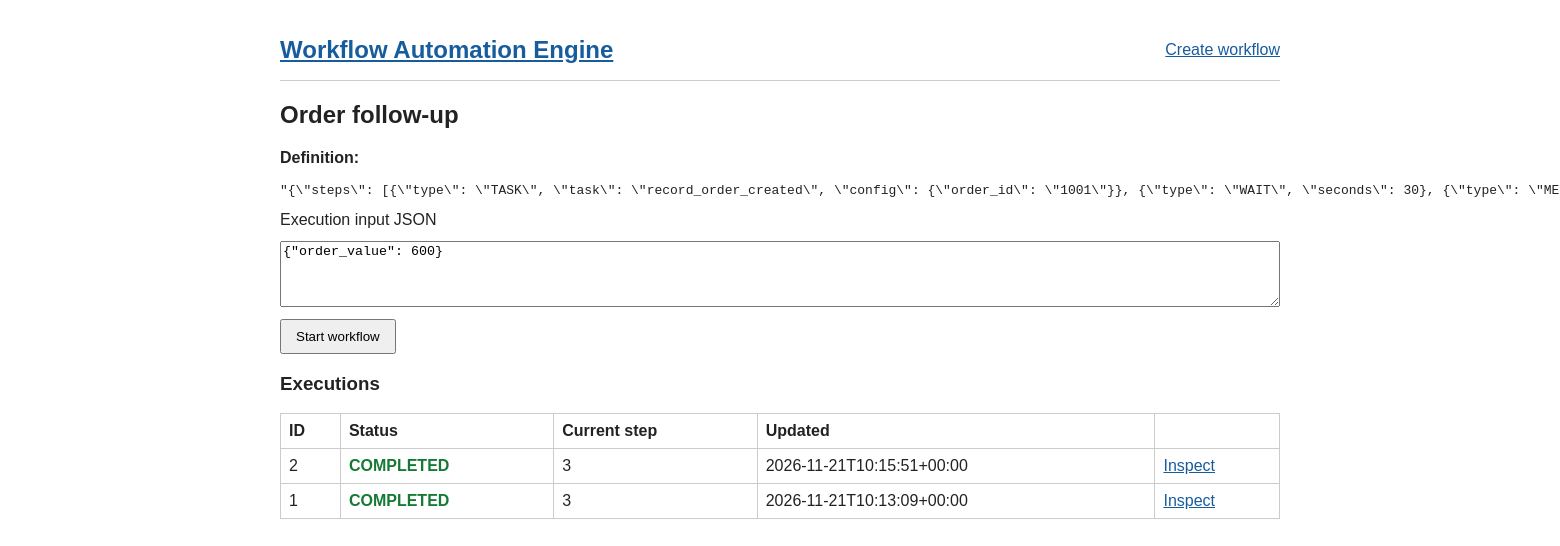
The page /workflows/1 on the database its author committed.
### tables this page shows
CREATE TABLE workflows (
    id INTEGER PRIMARY KEY AUTOINCREMENT,
    name TEXT NOT NULL,
    definition TEXT NOT NULL,
    created_at TEXT NOT NULL DEFAULT CURRENT_TIMESTAMP
);

CREATE TABLE workflow_executions (
    id INTEGER PRIMARY KEY AUTOINCREMENT,
    workflow_id INTEGER NOT NULL REFERENCES workflows(id) ON DELETE CASCADE,
    status TEXT NOT NULL DEFAULT 'PENDING',
    current_step_index INTEGER NOT NULL DEFAULT 0,
    input_data TEXT NOT NULL DEFAULT '{}',
    error_message TEXT,
    created_at TEXT NOT NULL DEFAULT CURRENT_TIMESTAMP,
    started_at TEXT,
    completed_at TEXT,
    updated_at TEXT NOT NULL DEFAULT CURRENT_TIMESTAMP,
    CHECK (status IN ('PENDING', 'RUNNING', 'COMPLETED', 'FAILED'))
);

### app/routes.py (the view)
    @app.route("/workflows/<int:workflow_id>")
    def workflow_detail(workflow_id):
        db = get_db()
        cursor = db.execute(
            "SELECT * FROM workflows WHERE id = ?",
            (workflow_id,),
        )
        workflow = row_as_dict(cursor.fetchone())
        if workflow is None:
            return "Workflow not found", 404
        cursor = db.execute(
            """
            SELECT * FROM workflow_executions
            WHERE workflow_id = ?
            ORDER BY created_at DESC
            """,
            (workflow_id,),
        )
        executions = rows_as_dicts(cursor.fetchall())
        return render_template(
            "workflow_detail.html",
            workflow=workflow,
            executions=executions,
        )

### app/db.py (called while the page is built)
def get_db():
    if "db" not in g:
        g.db = sqlite3.connect(
            current_app.config["DATABASE_PATH"],
            check_same_thread=False,
            timeout=30,
        )
        g.db.row_factory = sqlite3.Row
        g.db.execute("PRAGMA foreign_keys = ON")
        g.db.execute("PRAGMA busy_timeout = 30000")
    return g.db

### app/routes.py (called while the page is built)
def rows_as_dicts(rows):
    return [dict(row) for row in rows]

def row_as_dict(row):
    return dict(row) if row is not None else None

### app/templates/workflow_detail.html
{% extends "base.html" %}
{% block content %}
<h2>{{ workflow.name }}</h2>
<p><strong>Definition:</strong></p>
<pre>{{ workflow.definition | tojson(indent=2) }}</pre>
<form method="post" action="{{ url_for('start_workflow', workflow_id=workflow.id) }}">
    <label for="input_data">Execution input JSON</label>
    <textarea id="input_data" name="input_data" rows="4">{"order_value": 600}</textarea>
    <button type="submit">Start workflow</button>
</form>
<h3>Executions</h3>
{% if executions %}
<table>
    <thead><tr><th>ID</th><th>Status</th><th>Current step</th><th>Updated</th><th></th></tr></thead>
    <tbody>
    {% for execution in executions %}
    <tr>
        <td>{{ execution.id }}</td>
        <td class="status-{{ execution.status | lower }}">{{ execution.status }}</td>
        <td>{{ execution.current_step_index }}</td>
        <td>{{ execution.updated_at }}</td>
        <td><a href="{{ url_for('execution_detail', execution_id=execution.id) }}">Inspect</a></td>
    </tr>
    {% endfor %}
    </tbody>
</table>
{% else %}
<p>No executions started.</p>
{% endif %}
{% endblock %}

### app/static/style.css (style rules this page uses)
body { max-width: 1000px; margin: 0 auto; padding: 20px; font-family: Arial, sans-serif; color: #222; }
a { color: #175c9d; }
table { width: 100%; border-collapse: collapse; }
th, td { border: 1px solid #ccc; padding: 8px; text-align: left; }
label, textarea, input { display: block; width: 100%; box-sizing: border-box; margin-bottom: 12px; }
textarea { font-family: Consolas, monospace; }
button { padding: 8px 14px; cursor: pointer; }
.status-completed { color: #167a35; font-weight: bold; }

### rows shown on the page
workflows: name "Order follow-up", definition|tojson "\"{\\\"steps\\\": [{\\\"type\\\": \\\"TASK\\\", \\\"task\\\": \\\"record_order_created\\\", \\\"config\\\": {\\\"order_id\\\": \\\"1001\\\"}}, {\\\"type\\\": \\\"WAIT\\\", \\\"seconds\\\": 30}, {\\\"type\\\":…"
workflow_executions: id "2", status "COMPLETED", current_step_index "3", updated_at "2026-11-21T10:15:51+00:00"
workflow_executions: id "1", status "COMPLETED", current_step_index "3", updated_at "2026-11-21T10:13:09+00:00"
